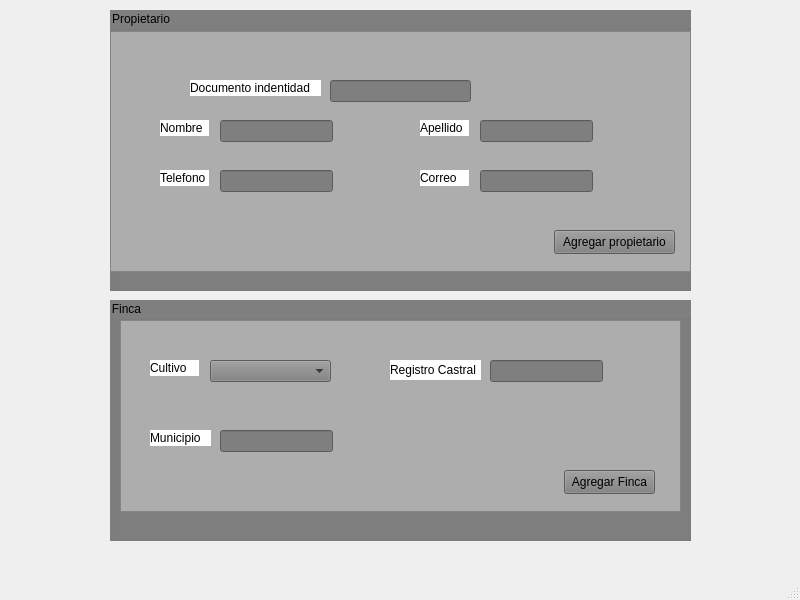
<?xml version="1.0" encoding="UTF-8"?>
<ui version="4.0">
 <class>MainWindow</class>
 <widget class="QMainWindow" name="MainWindow">
  <property name="geometry">
   <rect>
    <x>0</x>
    <y>0</y>
    <width>800</width>
    <height>600</height>
   </rect>
  </property>
  <property name="windowTitle">
   <string>MainWindow</string>
  </property>
  <widget class="QWidget" name="centralwidget">
   <widget class="QGroupBox" name="groupBox">
    <property name="geometry">
     <rect>
      <x>110</x>
      <y>10</y>
      <width>581</width>
      <height>281</height>
     </rect>
    </property>
    <property name="styleSheet">
     <string notr="true">background-color: rgb(127, 127, 127);
font: 700 italic 12pt &quot;Segoe UI&quot;;</string>
    </property>
    <property name="title">
     <string>Propietario</string>
    </property>
    <widget class="QColumnView" name="columnView">
     <property name="geometry">
      <rect>
       <x>0</x>
       <y>21</y>
       <width>581</width>
       <height>241</height>
      </rect>
     </property>
     <property name="styleSheet">
      <string notr="true">background-color: rgb(173, 173, 173);</string>
     </property>
    </widget>
    <widget class="QLineEdit" name="lineEdit_3">
     <property name="geometry">
      <rect>
       <x>110</x>
       <y>160</y>
       <width>113</width>
       <height>22</height>
      </rect>
     </property>
    </widget>
    <widget class="QLineEdit" name="lineEdit_5">
     <property name="geometry">
      <rect>
       <x>370</x>
       <y>160</y>
       <width>113</width>
       <height>22</height>
      </rect>
     </property>
    </widget>
    <widget class="QLineEdit" name="lineEdit_4">
     <property name="geometry">
      <rect>
       <x>370</x>
       <y>110</y>
       <width>113</width>
       <height>22</height>
      </rect>
     </property>
    </widget>
    <widget class="QLabel" name="label_5">
     <property name="geometry">
      <rect>
       <x>310</x>
       <y>160</y>
       <width>49</width>
       <height>16</height>
      </rect>
     </property>
     <property name="styleSheet">
      <string notr="true">font: 700 9pt &quot;Segoe UI&quot;;
background-color: rgb(255, 255, 255);</string>
     </property>
     <property name="text">
      <string>Correo</string>
     </property>
    </widget>
    <widget class="QLabel" name="label_4">
     <property name="geometry">
      <rect>
       <x>310</x>
       <y>110</y>
       <width>49</width>
       <height>16</height>
      </rect>
     </property>
     <property name="styleSheet">
      <string notr="true">font: 700 9pt &quot;Segoe UI&quot;;
background-color: rgb(255, 255, 255);</string>
     </property>
     <property name="text">
      <string>Apellido</string>
     </property>
    </widget>
    <widget class="QLabel" name="label_2">
     <property name="geometry">
      <rect>
       <x>50</x>
       <y>110</y>
       <width>49</width>
       <height>16</height>
      </rect>
     </property>
     <property name="styleSheet">
      <string notr="true">font: 700 9pt &quot;Segoe UI&quot;;
background-color: rgb(255, 255, 255);</string>
     </property>
     <property name="text">
      <string>Nombre</string>
     </property>
    </widget>
    <widget class="QLabel" name="label_3">
     <property name="geometry">
      <rect>
       <x>50</x>
       <y>160</y>
       <width>49</width>
       <height>16</height>
      </rect>
     </property>
     <property name="styleSheet">
      <string notr="true">font: 700 9pt &quot;Segoe UI&quot;;
background-color: rgb(255, 255, 255);</string>
     </property>
     <property name="text">
      <string>Telefono</string>
     </property>
    </widget>
    <widget class="QLineEdit" name="lineEdit_2">
     <property name="geometry">
      <rect>
       <x>110</x>
       <y>110</y>
       <width>113</width>
       <height>22</height>
      </rect>
     </property>
    </widget>
    <widget class="QLineEdit" name="lineEdit">
     <property name="geometry">
      <rect>
       <x>220</x>
       <y>70</y>
       <width>141</width>
       <height>22</height>
      </rect>
     </property>
    </widget>
    <widget class="QLabel" name="label">
     <property name="geometry">
      <rect>
       <x>80</x>
       <y>70</y>
       <width>131</width>
       <height>16</height>
      </rect>
     </property>
     <property name="styleSheet">
      <string notr="true">font: 700 9pt &quot;Segoe UI&quot;;
background-color: rgb(255, 255, 255);</string>
     </property>
     <property name="text">
      <string>Documento indentidad</string>
     </property>
    </widget>
    <widget class="QPushButton" name="pushButton">
     <property name="geometry">
      <rect>
       <x>444</x>
       <y>220</y>
       <width>121</width>
       <height>24</height>
      </rect>
     </property>
     <property name="styleSheet">
      <string notr="true">font: 700 9pt &quot;Segoe UI&quot;;</string>
     </property>
     <property name="text">
      <string>Agregar propietario</string>
     </property>
    </widget>
   </widget>
   <widget class="QGroupBox" name="groupBox_2">
    <property name="geometry">
     <rect>
      <x>110</x>
      <y>300</y>
      <width>581</width>
      <height>241</height>
     </rect>
    </property>
    <property name="styleSheet">
     <string notr="true">background-color: rgb(127, 127, 127);
font: 700 italic 12pt &quot;Segoe UI&quot;;</string>
    </property>
    <property name="title">
     <string>Finca</string>
    </property>
    <widget class="QColumnView" name="columnView_2">
     <property name="geometry">
      <rect>
       <x>10</x>
       <y>20</y>
       <width>561</width>
       <height>192</height>
      </rect>
     </property>
     <property name="styleSheet">
      <string notr="true">background-color: rgb(173, 173, 173);</string>
     </property>
    </widget>
    <widget class="QComboBox" name="comboBox">
     <property name="geometry">
      <rect>
       <x>100</x>
       <y>60</y>
       <width>121</width>
       <height>22</height>
      </rect>
     </property>
     <item>
      <property name="text">
       <string/>
      </property>
     </item>
     <item>
      <property name="text">
       <string>Maiz</string>
      </property>
     </item>
     <item>
      <property name="text">
       <string>Trigo</string>
      </property>
     </item>
     <item>
      <property name="text">
       <string>Arroz</string>
      </property>
     </item>
     <item>
      <property name="text">
       <string>Banano</string>
      </property>
     </item>
    </widget>
    <widget class="QLabel" name="label_6">
     <property name="geometry">
      <rect>
       <x>40</x>
       <y>60</y>
       <width>49</width>
       <height>16</height>
      </rect>
     </property>
     <property name="styleSheet">
      <string notr="true">font: 700 9pt &quot;Segoe UI&quot;;
background-color: rgb(255, 255, 255);</string>
     </property>
     <property name="text">
      <string>Cultivo</string>
     </property>
    </widget>
    <widget class="QLineEdit" name="lineEdit_6">
     <property name="geometry">
      <rect>
       <x>380</x>
       <y>60</y>
       <width>113</width>
       <height>22</height>
      </rect>
     </property>
    </widget>
    <widget class="QLabel" name="label_7">
     <property name="geometry">
      <rect>
       <x>280</x>
       <y>60</y>
       <width>91</width>
       <height>20</height>
      </rect>
     </property>
     <property name="styleSheet">
      <string notr="true">font: 700 9pt &quot;Segoe UI&quot;;
background-color: rgb(255, 255, 255);</string>
     </property>
     <property name="text">
      <string>Registro Castral</string>
     </property>
    </widget>
    <widget class="QLineEdit" name="lineEdit_7">
     <property name="geometry">
      <rect>
       <x>110</x>
       <y>130</y>
       <width>113</width>
       <height>22</height>
      </rect>
     </property>
    </widget>
    <widget class="QLabel" name="label_8">
     <property name="geometry">
      <rect>
       <x>40</x>
       <y>130</y>
       <width>61</width>
       <height>16</height>
      </rect>
     </property>
     <property name="styleSheet">
      <string notr="true">font: 700 9pt &quot;Segoe UI&quot;;
background-color: rgb(255, 255, 255);</string>
     </property>
     <property name="text">
      <string>Municipio</string>
     </property>
    </widget>
    <widget class="QPushButton" name="pushButton_2">
     <property name="geometry">
      <rect>
       <x>454</x>
       <y>170</y>
       <width>91</width>
       <height>24</height>
      </rect>
     </property>
     <property name="styleSheet">
      <string notr="true">font: 700 9pt &quot;Segoe UI&quot;;</string>
     </property>
     <property name="text">
      <string>Agregar Finca</string>
     </property>
    </widget>
   </widget>
  </widget>
  <widget class="QMenuBar" name="menubar">
   <property name="geometry">
    <rect>
     <x>0</x>
     <y>0</y>
     <width>800</width>
     <height>22</height>
    </rect>
   </property>
  </widget>
  <widget class="QStatusBar" name="statusbar"/>
 </widget>
 <resources/>
 <connections/>
</ui>
